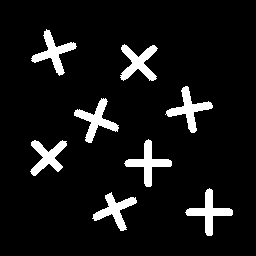
%> input picture A2/art8.png, 256 x 256 px
$ octave A2_EnzoWeder_8conectado_2_art8.m   (GNU Octave 9; MATLAB toolbox functions it lacks are replaced by stand-ins)
%> lines starting %> are read from the running program, lines starting %| are printed output that depends on the picture; in (x1, y1, x2, y2) boxes, pixels count from 0 and x2, y2 are one past the last pixel; in counts of white or black regions, pixels touching at a corner belong together; the program's own positions count from 1
img = imread('art8.png');
%> img: size 256x256 logical; 8% white; 8 white regions, largest, box (x1, y1, x2, y2) and area: (120, 44, 158, 81) 672, (165, 86, 213, 133) 670, (74, 98, 119, 143) 670

img = padarray(img, [1,1]);
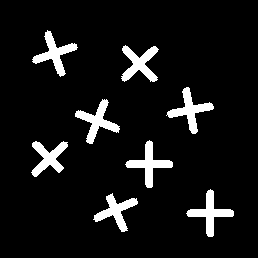
%> img: size 258x258 logical; 7.9% white; 8 white regions, largest, box (x1, y1, x2, y2) and area: (121, 45, 159, 82) 672, (166, 87, 214, 134) 670, (75, 99, 120, 144) 670

labels = zeros(size(img,1), size(img,2));
label = 1;

for i=2:size(img,1)
    for j=2:size(img,2)
        if(img(i,j) != 0)
          N = img(i-1, j);
          W = img(i, j-1);

          labelN = labels(i-1, j);
          labelW = labels(i, j-1);

          if(N == 0 && W == 0)
            labels(i,j) = label;
            label = label + 1;
          else
            labels(i,j) = max(labelN, labelW);

            if(N == 1 && W == 1)
              idx = labels == labelW;
              labels(idx) = labelN;
            end
          end
        end
    endfor
endfor
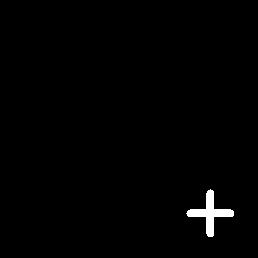
%> idx: size 258x258 logical; 1% white; 1 white region, box (x1, y1, x2, y2) and area: (186, 189, 234, 237) 670
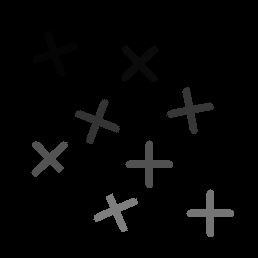
%> labels: size 258x258 double; min 0, max 126, mean 5.2
%> after the loop, N = true; W = true; label = 145; labelN = 117; labelW = 117

imshow(labels, []);
